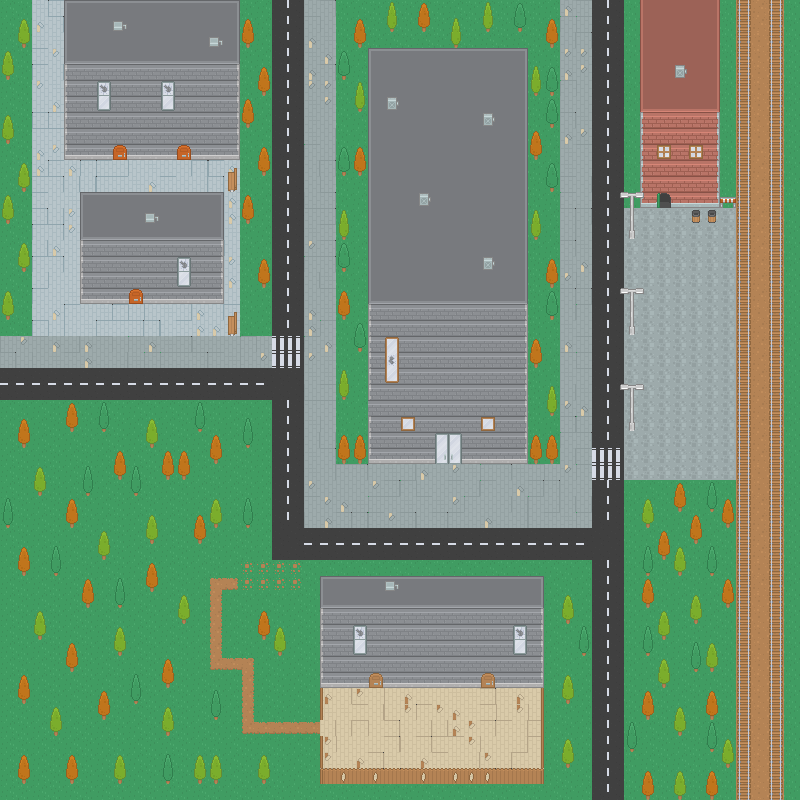

Below is a game level as drawn by its tile map, then a one-line description and the .tmx that defines it (tile-layer data replaced by summaries):
An orthogonal 50x50 tile map with 16x16 px tiles, 6 tile layers (Grass, Road, Railroad, Doors/windows, ...), 2 tilesets and 58 objects.

<map version="1.0" orientation="orthogonal" renderorder="right-down" width="50" height="50" tilewidth="16" tileheight="16" nextobjectid="13">
 <tileset firstgid="1" name="roguelikeCity_magenta" tilewidth="16" tileheight="16" spacing="1" tilecount="1036" columns="37">
  <image source="../Spritesheets/roguelike-modern-city/roguelikeCity_magenta.png" trans="ff00ff" width="628" height="475" />
  <tile id="0">
   <objectgroup draworder="index">
    <object id="1" x="0" y="0" width="16" height="16" />
   </objectgroup>
  </tile>
  <tile id="1">
   <objectgroup draworder="index">
    <object id="1" x="0" y="0" width="16" height="16" />
   </objectgroup>
  </tile>
  <tile id="2">
   <objectgroup draworder="index">
    <object id="1" x="0" y="0" width="16" height="16" />
   </objectgroup>
  </tile>
  <tile id="3">
   <objectgroup draworder="index">
    <object id="1" x="0" y="0" width="16" height="16" />
   </objectgroup>
  </tile>
  <tile id="6">
   <objectgroup draworder="index">
    <object id="1" x="0" y="0" width="16" height="16" />
   </objectgroup>
  </tile>
  <tile id="8">
   <objectgroup draworder="index">
    <object id="1" x="0" y="0" width="16" height="16" />
   </objectgroup>
  </tile>
  <tile id="9">
   <objectgroup draworder="index">
    <object id="1" x="0" y="0" width="16" height="16" />
   </objectgroup>
  </tile>
  <tile id="10">
   <objectgroup draworder="index">
    <object id="1" x="0" y="0" width="16" height="16" />
   </objectgroup>
  </tile>
  <tile id="11">
   <objectgroup draworder="index">
    <object id="1" x="0" y="0" width="16" height="16" />
   </objectgroup>
  </tile>
  <tile id="14">
   <objectgroup draworder="index">
    <object id="1" x="0" y="0" width="16" height="16" />
   </objectgroup>
  </tile>
  <tile id="37">
   <objectgroup draworder="index">
    <object id="1" x="0" y="0" width="16" height="16" />
   </objectgroup>
  </tile>
  <tile id="38">
   <objectgroup draworder="index">
    <object id="1" x="0" y="0" width="16" height="16" />
   </objectgroup>
  </tile>
  <tile id="39">
   <objectgroup draworder="index">
    <object id="1" x="0" y="0" width="16" height="16" />
   </objectgroup>
  </tile>
  <tile id="40">
   <objectgroup draworder="index">
    <object id="1" x="0" y="0" width="16" height="16" />
   </objectgroup>
  </tile>
  <tile id="45">
   <objectgroup draworder="index">
    <object id="1" x="0" y="0" width="16" height="16" />
   </objectgroup>
  </tile>
  <tile id="46">
   <objectgroup draworder="index">
    <object id="1" x="0" y="0" width="16" height="16" />
   </objectgroup>
  </tile>
  <tile id="47">
   <objectgroup draworder="index">
    <!-- 42 objects omitted --></objectgroup>
  </tile>
  <tile id="48">
   <objectgroup draworder="index">
    <!-- 41 objects omitted --></objectgroup>
  </tile>
  <tile id="209">
   <objectgroup draworder="index">
    <!-- 40 objects omitted --></objectgroup>
  </tile>
  <tile id="334">
   <objectgroup draworder="index">
    <!-- 39 objects omitted --></objectgroup>
  </tile>
  <tile id="335">
   <objectgroup draworder="index">
    <!-- 38 objects omitted --></objectgroup>
  </tile>
  <tile id="336">
   <objectgroup draworder="index">
    <!-- 37 objects omitted --></objectgroup>
  </tile>
  <tile id="338">
   <objectgroup draworder="index">
    <!-- 36 objects omitted --></objectgroup>
  </tile>
  <tile id="339">
   <objectgroup draworder="index">
    <!-- 35 objects omitted --></objectgroup>
  </tile>
  <tile id="340">
   <objectgroup draworder="index">
    <!-- 34 objects omitted --></objectgroup>
  </tile>
  <tile id="371">
   <objectgroup draworder="index">
    <!-- 33 objects omitted --></objectgroup>
  </tile>
  <tile id="372">
   <objectgroup draworder="index">
    <!-- 32 objects omitted --></objectgroup>
  </tile>
  <tile id="373">
   <objectgroup draworder="index">
    <!-- 31 objects omitted --></objectgroup>
  </tile>
  <tile id="375">
   <objectgroup draworder="index">
    <!-- 30 objects omitted --></objectgroup>
  </tile>
  <tile id="376">
   <objectgroup draworder="index">
    <!-- 29 objects omitted --></objectgroup>
  </tile>
  <tile id="377">
   <objectgroup draworder="index">
    <!-- 28 objects omitted --></objectgroup>
  </tile>
  <tile id="438">
   <objectgroup draworder="index">
    <!-- 27 objects omitted --></objectgroup>
  </tile>
  <tile id="439">
   <objectgroup draworder="index">
    <!-- 26 objects omitted --></objectgroup>
  </tile>
  <tile id="440">
   <objectgroup draworder="index">
    <!-- 25 objects omitted --></objectgroup>
  </tile>
  <tile id="441">
   <objectgroup draworder="index">
    <!-- 24 objects omitted --></objectgroup>
  </tile>
  <tile id="442">
   <objectgroup draworder="index">
    <!-- 23 objects omitted --></objectgroup>
  </tile>
  <tile id="443">
   <objectgroup draworder="index">
    <!-- 22 objects omitted --></objectgroup>
  </tile>
  <tile id="497">
   <objectgroup draworder="index">
    <!-- 21 objects omitted --></objectgroup>
  </tile>
  <tile id="534">
   <objectgroup draworder="index">
    <!-- 20 objects omitted --></objectgroup>
  </tile>
  <tile id="537">
   <objectgroup draworder="index">
    <!-- 19 objects omitted --></objectgroup>
  </tile>
  <tile id="538">
   <objectgroup draworder="index">
    <!-- 18 objects omitted --></objectgroup>
  </tile>
  <tile id="539">
   <objectgroup draworder="index">
    <!-- 17 objects omitted --></objectgroup>
  </tile>
  <tile id="540">
   <objectgroup draworder="index">
    <!-- 16 objects omitted --></objectgroup>
  </tile>
  <tile id="541">
   <objectgroup draworder="index">
    <!-- 15 objects omitted --></objectgroup>
  </tile>
  <tile id="542">
   <objectgroup draworder="index">
    <!-- 14 objects omitted --></objectgroup>
  </tile>
  <tile id="576">
   <objectgroup draworder="index">
    <!-- 13 objects omitted --></objectgroup>
  </tile>
  <tile id="577">
   <objectgroup draworder="index">
    <!-- 12 objects omitted --></objectgroup>
  </tile>
  <tile id="578">
   <objectgroup draworder="index">
    <!-- 11 objects omitted --></objectgroup>
  </tile>
  <tile id="608">
   <objectgroup draworder="index">
    <!-- 10 objects omitted --></objectgroup>
  </tile>
  <tile id="611">
   <objectgroup draworder="index">
    <!-- 9 objects omitted --></objectgroup>
  </tile>
  <tile id="613">
   <objectgroup draworder="index">
    <!-- 8 objects omitted --></objectgroup>
  </tile>
  <tile id="614">
   <objectgroup draworder="index">
    <!-- 7 objects omitted --></objectgroup>
  </tile>
  <tile id="615">
   <objectgroup draworder="index">
    <!-- 6 objects omitted --></objectgroup>
  </tile>
  <tile id="671">
   <objectgroup draworder="index">
    <!-- 5 objects omitted --></objectgroup>
  </tile>
 </tileset>
 <tileset firstgid="1037" name="roguelikeSheet_transparent" tilewidth="16" tileheight="16" spacing="1" tilecount="1767" columns="57">
  <image source="../Spritesheets/roguelike-pack/roguelikeSheet_transparent.png" trans="ff00ff" width="968" height="526" />
 </tileset>
 <layer name="Grass" width="50" height="50">
  <data>[2500 cells, 2500 non-empty, 4 distinct tile ids]</data>
 </layer>
 <layer name="Road" width="50" height="50">
  <data>[2500 cells, 790 non-empty, 41 distinct tile ids]</data>
 </layer>
 <layer name="Railroad" width="50" height="50">
  <data>[2500 cells, 100 non-empty, 1 distinct tile ids]</data>
 </layer>
 <layer name="Doors/windows" width="50" height="50">
  <data>[2500 cells, 68 non-empty, 4 distinct tile ids]</data>
 </layer>
 <layer name="Houses" width="50" height="50">
  <data>[2500 cells, 596 non-empty, 41 distinct tile ids]</data>
 </layer>
 <layer name="Objects" width="50" height="50">
  <properties>
   <property name="unity:sortingLayerName" value="Foreground" />
  </properties>
  <data>[2500 cells, 290 non-empty, 28 distinct tile ids]</data>
 </layer>
 <objectgroup name="Collision">
  <!-- 4 objects omitted --></objectgroup>
</map>
<!-- 42 of 58 objects omitted -->
